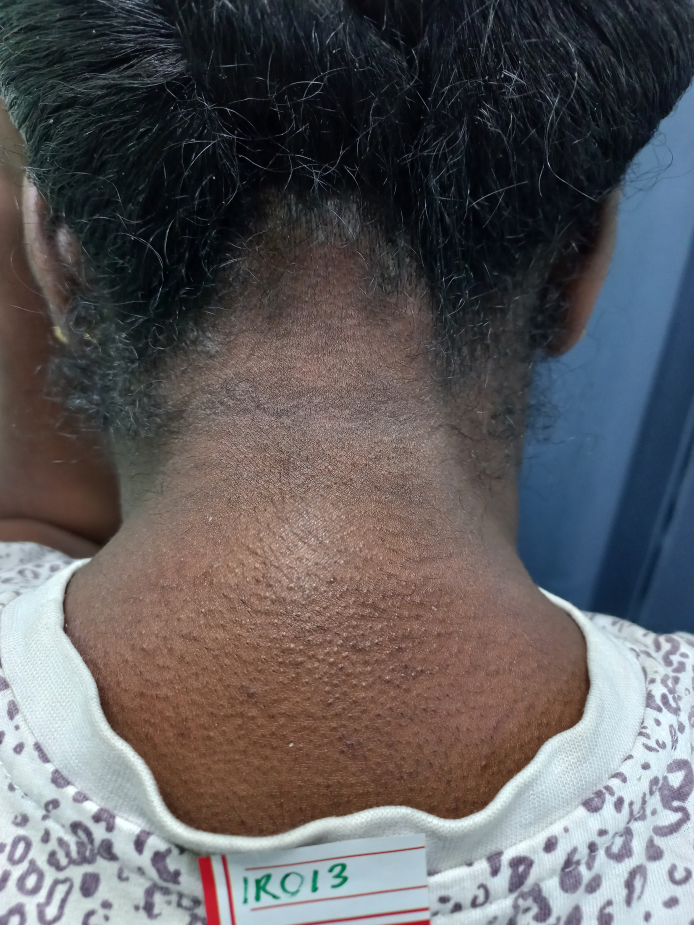
#> input picture Originals/IR013.jpg, 3468 x 4624 px (shown at 1/5 size); its folder holds only this picture in this run
$ python LAB_Color_Space.py
#> lines starting #> are read from the running program, lines starting #| are printed output that depends on the picture
### Functions/fileFunctions.py
import os
import cv2
import argparse
import csv
import matplotlib.pyplot as plt

# [11 lines left out: function write_to_csv, not called in this run]

def makeFolder(folderpath):
    if os.path.exists(folderpath):
        return
        #print("Path Exists")
    else:
        os.makedirs(folderpath)
        print("Path does not exist creating....")

def readFromFile(filepath, file):
    #The file param can come from the increment of the directory loop
    # for file in os.listdir(filepath)
    # construct the argument parse and parse the arguments
#> called with filepath = 'Originals', file = 'IR013.jpg'
    ap = argparse.ArgumentParser()
    ap.add_argument("-i", "--image", help="path to the image file", default=f'{filepath}/{file}')
    args = vars(ap.parse_args())
    image = cv2.imread(args["image"])
#> image is the input picture: shape (4624, 3468, 3); mean B, G, R 93.7, 91.8, 94.2
    image = cv2.resize(image, (300, 300))
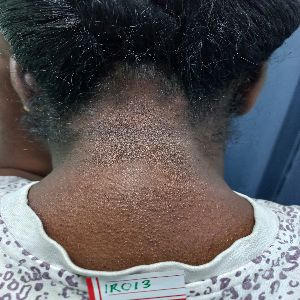
#> image: shape (300, 300, 3); mean B, G, R 93.6, 91.7, 94.1
    #This image is output as BGR
    return image

# [52 lines left out: functions readFromFile_noResize, writeImgTofile, filmStripPlot, showfilmStripPlot, not called in this run]

### LAB_Color_Space.py
import os
import numpy as np
import argparse
import cv2
import matplotlib.pyplot as plt
from Functions.maskFunctions import *
from Functions.fileFunctions import *

filepath = 'Originals'
destFilePath = ''

for file in os.listdir(filepath):

    image = readFromFile(filepath, file)
    image_LAB = cv2.cvtColor(image, cv2.COLOR_BGR2LAB)
#> image_LAB: shape (300, 300, 3); mean of channels 0, 1, 2 97.3, 130.3, 127.7
    imgArray = []

    LAB_Contrast = []
    LAB_Contrast.append(image)
    alpha = [1, 1.5, 2.0, 2.5]

    for i in range(4):
        lab_img = cv2.convertScaleAbs(image_LAB, alpha[i])
        LAB_Contrast.append(lab_img)
#> after the loop, LAB_Contrast = 5 items

    img_title = ['Normal','Contrast a = 1','Contrast a = 1.5','Contrast a = 2.0','Contrast a = 2.5']

    f, customPlot = plt.subplots(1, 5, figsize=(10,5))
    base_name = file.split(".")[0]

    for i in range(5):
      customPlot[i].set_title(img_title[i])
      for j in range(5):
        customPlot[j].imshow(cv2.cvtColor(LAB_Contrast[j], cv2.COLOR_BGR2RGB))

    plt.tight_layout()

    makeFolder(destFilePath)
    #plt.show()
    plt.savefig(f'{destFilePath}/LABImgStrip_{base_name}.png')
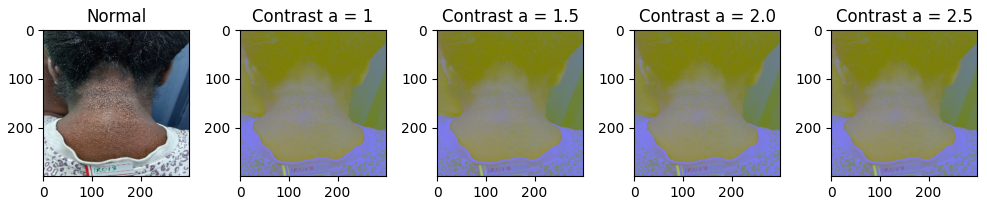
#> figure drawn by matplotlib, 5 panels
    plt.close(f)

$ run again, on Originals/IR060.jpg
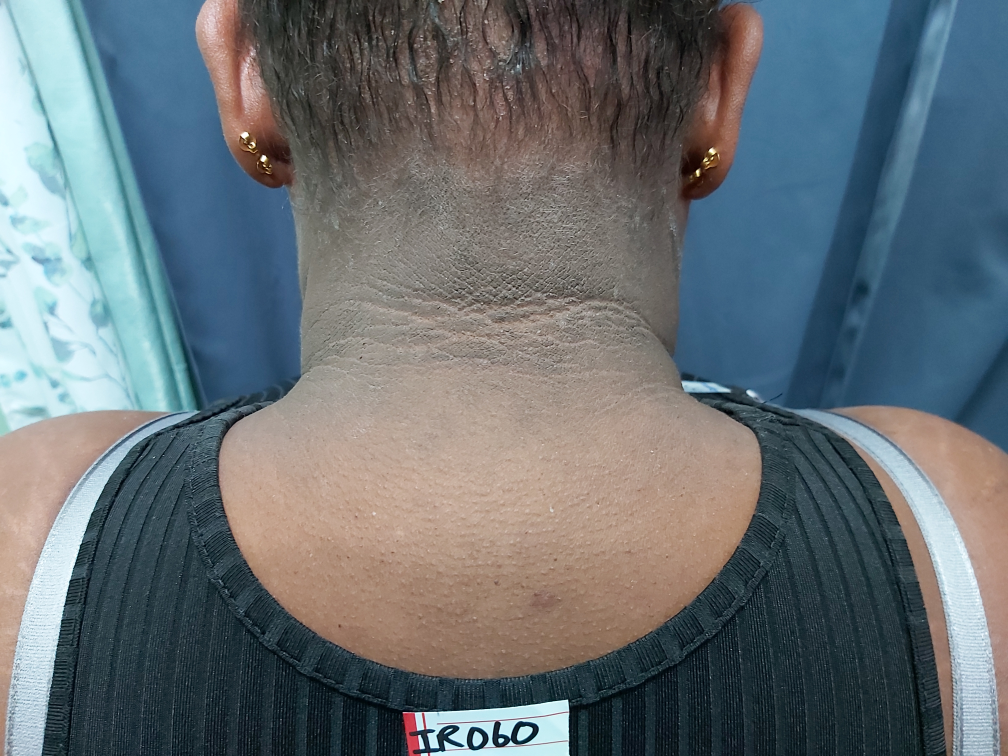
#> input picture Originals/IR060.jpg, 4032 x 3024 px (shown at 1/4 size)
#> in readFromFile, image is the input picture: shape (3024, 4032, 3); mean B, G, R 116.6, 112.1, 103.9
#> in readFromFile, `image = cv2.resize(image, (300, 300))`:
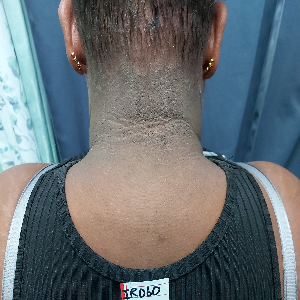
#> image: shape (300, 300, 3); mean B, G, R 116.5, 112, 103.8
#> image_LAB: shape (300, 300, 3); mean of channels 0, 1, 2 117.6, 127.3, 124.7
#> after the loop `for i in range(4):`: LAB_Contrast = 5 items

$ run again, on Originals/IR062.jpg
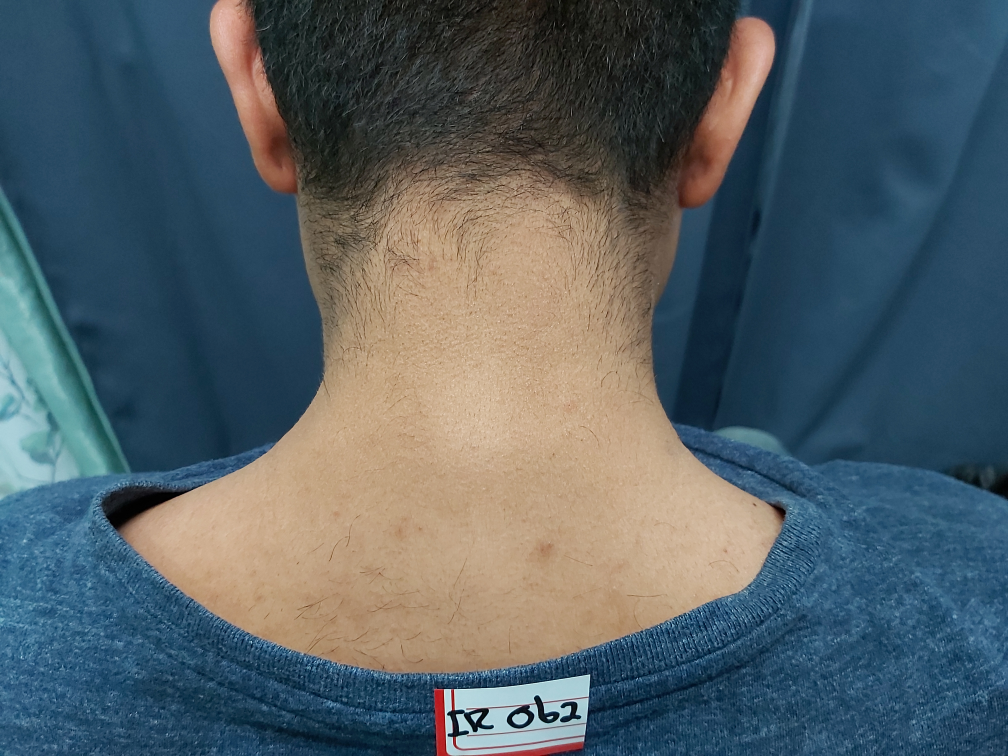
#> input picture Originals/IR062.jpg, 4032 x 3024 px (shown at 1/4 size)
#> in readFromFile, image is the input picture: shape (3024, 4032, 3); mean B, G, R 101.3, 95.9, 83.6
#> in readFromFile, `image = cv2.resize(image, (300, 300))`:
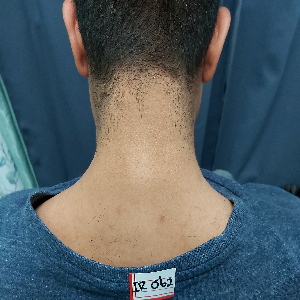
#> image: shape (300, 300, 3); mean B, G, R 101.2, 95.8, 83.5
#> image_LAB: shape (300, 300, 3); mean of channels 0, 1, 2 100.9, 127.2, 123.4
#> after the loop `for i in range(4):`: LAB_Contrast = 5 items

$ run again, on Originals/IR065.jpg
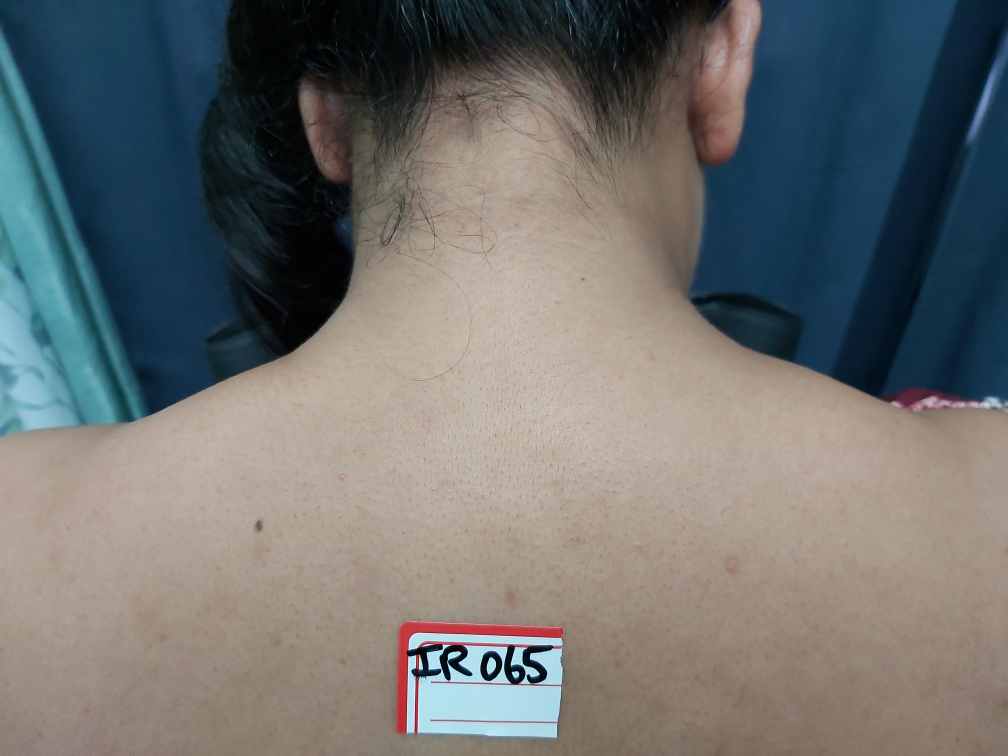
#> input picture Originals/IR065.jpg, 4032 x 3024 px (shown at 1/4 size)
#> in readFromFile, image is the input picture: shape (3024, 4032, 3); mean B, G, R 111.1, 112.7, 111.6
#> in readFromFile, `image = cv2.resize(image, (300, 300))`:
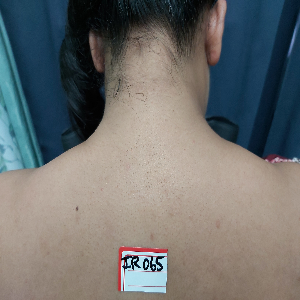
#> image: shape (300, 300, 3); mean B, G, R 111, 112.6, 111.5
#> image_LAB: shape (300, 300, 3); mean of channels 0, 1, 2 119, 128.7, 128.6
#> after the loop `for i in range(4):`: LAB_Contrast = 5 items

$ run again, on Originals/IR018.jpg
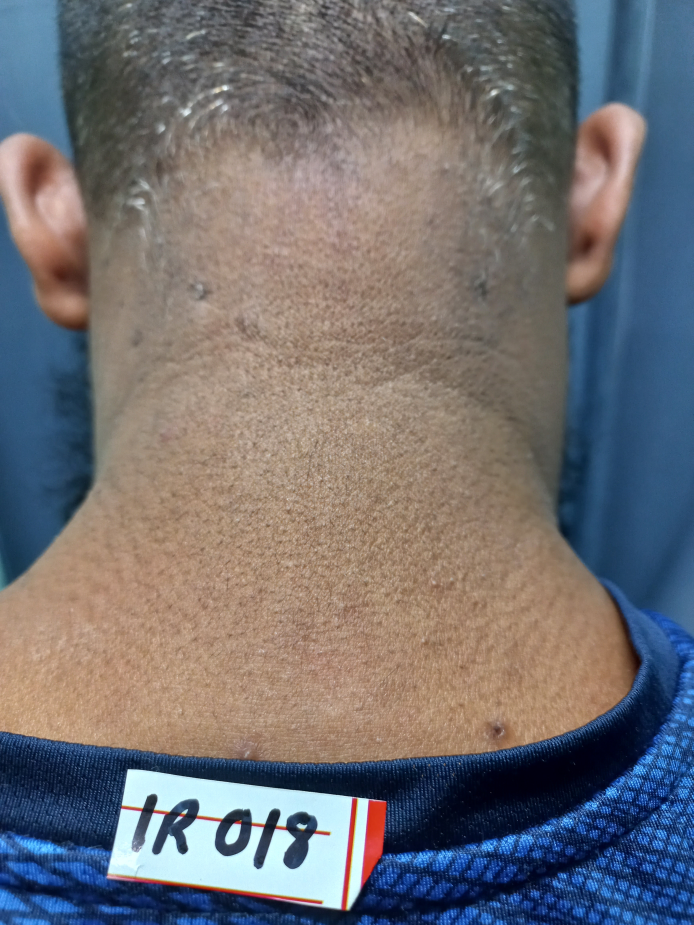
#> input picture Originals/IR018.jpg, 3468 x 4624 px (shown at 1/5 size)
#> in readFromFile, image is the input picture: shape (4624, 3468, 3); mean B, G, R 114.5, 111.4, 113.5
#> in readFromFile, `image = cv2.resize(image, (300, 300))`:
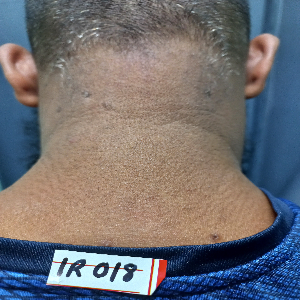
#> image: shape (300, 300, 3); mean B, G, R 114.4, 111.3, 113.4
#> image_LAB: shape (300, 300, 3); mean of channels 0, 1, 2 120.2, 132, 126.7
#> after the loop `for i in range(4):`: LAB_Contrast = 5 items
